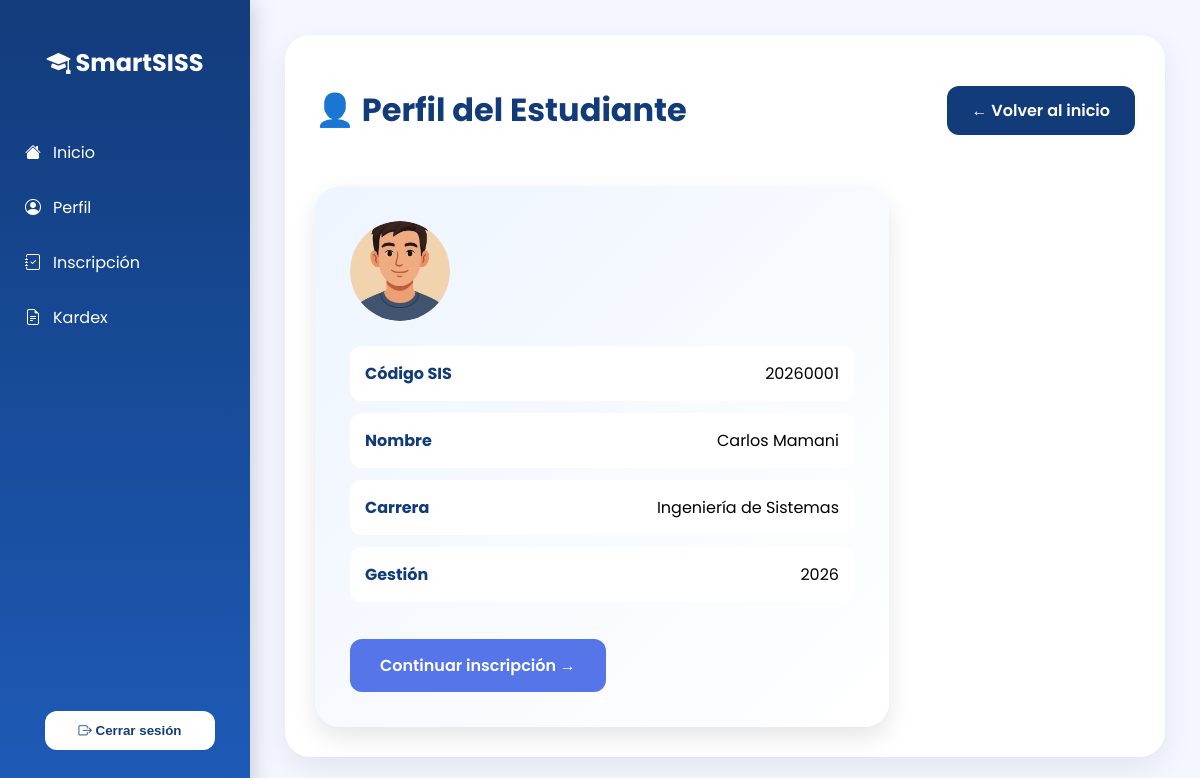
The app's page /perfil/ with its own data.
### estudiantes/models.py (models this page shows, shortened)
class Estudiante(models.Model):
    cod_sis_est = models.CharField(
        max_length=20,
        primary_key=True
    )
    nombres_est = models.CharField(max_length=100)
    apellidos_est = models.CharField(max_length=100)
    carrera = models.ForeignKey(
        Carrera,
        on_delete=models.CASCADE
    )
    estado = models.CharField(
        max_length=20,
        default="Activo"
    )
    class Meta:
        db_table = "ESTUDIANTE"

class Carrera(models.Model):
    id_carrera = models.AutoField(primary_key=True)
    nombre = models.CharField(max_length=100)
    facultad = models.ForeignKey(
        Facultad,
        on_delete=models.CASCADE
    )
    class Meta:
        db_table = "CARRERA"
    def __str__(self):
        return self.nombre

### estudiantes/views.py (the view)
def perfil_estudiante(request):
    estudiante = Estudiante.objects.first()
    return render(
        request,
        "perfil_estudiante.html",
        {
            "estudiante": estudiante
        }
    )

### estudiantes/templates/perfil_estudiante.html (shortened to what this page needs)
{% extends "base.html" %}
{% block content %}
<div class="perfil-header">
<h1>
👤 Perfil del Estudiante
</h1>
<a href="/" class="btn-volver">
← Volver al inicio
</a>
</div>
<div class="perfil-card">
<div class="avatar">
{% load static %}
<img src="{% static 'images/perfil.png.jpg' %}" alt="Foto estudiante">
</div>
<div class="dato">
<b>Código SIS</b>
<span>
{{ estudiante.cod_sis_est }}
</span>
</div>
<div class="dato">
<b>Nombre</b>
<span>
{{ estudiante.nombres_est }}
{{ estudiante.apellidos_est }}
</span>
</div>
<div class="dato">
<b>Carrera</b>
<span>
{{ estudiante.carrera }}
</span>
</div>
<div class="dato">
<b>Gestión</b>
<span>
2026
</span>
</div>
<a href="/gestion/" class="btn-inscripcion">
Continuar inscripción →
</a>
</div>
{% endblock %}

### estudiantes/templates/base.html (style rules this page uses)
* { box-sizing:border-box; }
body { margin:0; font-family:'Poppins',sans-serif; background:#f4f7ff; }

### estudiantes/templates/perfil_estudiante.html (style rules this page uses)
.perfil-header { display:flex; justify-content:space-between; align-items:center; margin-bottom:30px; }
.perfil-header h1 { color:#123b7a; }
.btn-volver { background:#123b7a; color:white; padding:12px 25px; border-radius:12px; text-decoration:none; font-weight:600; }
.perfil-card { background:linear-gradient( 135deg, #eef5ff, #ffffff ); border-radius:25px; padding:35px; width:70%; box-shadow:0 10px 25px rgba(0,0,0,.10); }
.avatar { width:100px; height:100px; border-radius:50%; background:#dcecff; display:flex; align-items:center; justify-content:center; font-size:50px; margin-bottom:25px; }
.dato { display:flex; justify-content:space-between; padding:15px; background:white; border-radius:12px; margin-bottom:12px; }
.dato b { color:#123b7a; }
.btn-inscripcion { display:inline-block; margin-top:25px; background:#5575e8; color:white; padding:14px 30px; border-radius:12px; text-decoration:none; font-weight:600; }
.avatar { width:100px; height:100px; border-radius:50%; overflow:hidden; background:#dcecff; }
.avatar img { width:100%; height:100%; object-fit:cover; border-radius:50%; }

### records on screen
Estudiante: cod_sis_est "20260001", nombres_est "Carlos", apellidos_est "Mamani", carrera "Ingeniería de Sistemas"
